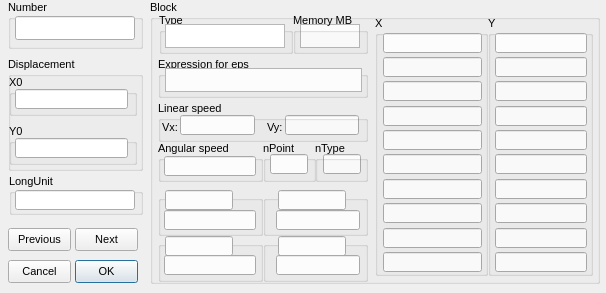
<?xml version="1.0" encoding="UTF-8"?>
<!-- Файл создан tools/rc2ui.py из ресурсов Windows-версии. Не править вручную. -->
<ui version="4.0">
 <class>IDD_TMC_RTH_TOPBLOCK</class>
 <widget class="QDialog" name="IDD_TMC_RTH_TOPBLOCK">
  <property name="geometry">
   <rect>
    <x>0</x>
    <y>0</y>
    <width>606</width>
    <height>293</height>
   </rect>
  </property>
  <property name="minimumSize">
   <size>
    <width>606</width>
    <height>293</height>
   </size>
  </property>
  <property name="maximumSize">
   <size>
    <width>606</width>
    <height>293</height>
   </size>
  </property>
  <property name="windowTitle">
   <string notr="true">Block</string>
  </property>
  <property name="font">
   <font>
    <pointsize>8</pointsize>
   </font>
  </property>
   <widget class="QPlainTextEdit" name="IDC_TMCBLOCKMEMORY1">
    <property name="geometry">
     <rect>
      <x>300</x>
      <y>24</y>
      <width>60</width>
      <height>24</height>
     </rect>
    </property>
    <property name="readOnly">
     <bool>true</bool>
    </property>
    <property name="lineWrapMode">
     <enum>QPlainTextEdit::NoWrap</enum>
    </property>
   </widget>
   <widget class="QGroupBox" name="IDC_STATIC_21">
    <property name="geometry">
     <rect>
      <x>293</x>
      <y>13</y>
      <width>75</width>
      <height>41</height>
     </rect>
    </property>
    <property name="title">
     <string notr="true">Memory MB</string>
    </property>
   </widget>
   <widget class="QGroupBox" name="IDC_STATIC_20">
    <property name="geometry">
     <rect>
      <x>158</x>
      <y>241</y>
      <width>105</width>
      <height>41</height>
     </rect>
    </property>
    <property name="title">
     <string notr="true"></string>
    </property>
   </widget>
   <widget class="QGroupBox" name="IDC_STATIC_19">
    <property name="geometry">
     <rect>
      <x>263</x>
      <y>195</y>
      <width>105</width>
      <height>41</height>
     </rect>
    </property>
    <property name="title">
     <string notr="true"></string>
    </property>
   </widget>
   <widget class="QGroupBox" name="IDC_STATIC_18">
    <property name="geometry">
     <rect>
      <x>263</x>
      <y>241</y>
      <width>105</width>
      <height>41</height>
     </rect>
    </property>
    <property name="title">
     <string notr="true"></string>
    </property>
   </widget>
   <widget class="QGroupBox" name="IDC_STATIC_17">
    <property name="geometry">
     <rect>
      <x>158</x>
      <y>195</y>
      <width>105</width>
      <height>41</height>
     </rect>
    </property>
    <property name="title">
     <string notr="true"></string>
    </property>
   </widget>
   <widget class="QLineEdit" name="IDC_TMCBLOCKYMAXBTEXT">
    <property name="geometry">
     <rect>
      <x>278</x>
      <y>236</y>
      <width>68</width>
      <height>20</height>
     </rect>
    </property>
    <property name="readOnly">
     <bool>true</bool>
    </property>
   </widget>
   <widget class="QLineEdit" name="IDC_TMCBLOCKYMINBTEXT">
    <property name="geometry">
     <rect>
      <x>278</x>
      <y>190</y>
      <width>68</width>
      <height>20</height>
     </rect>
    </property>
    <property name="readOnly">
     <bool>true</bool>
    </property>
   </widget>
   <widget class="QLineEdit" name="IDC_TMCBLOCKXMAXBTEXT">
    <property name="geometry">
     <rect>
      <x>165</x>
      <y>236</y>
      <width>68</width>
      <height>20</height>
     </rect>
    </property>
    <property name="readOnly">
     <bool>true</bool>
    </property>
   </widget>
   <widget class="QLineEdit" name="IDC_TMCBLOCKXMINBTEXT">
    <property name="geometry">
     <rect>
      <x>165</x>
      <y>190</y>
      <width>68</width>
      <height>20</height>
     </rect>
    </property>
    <property name="readOnly">
     <bool>true</bool>
    </property>
   </widget>
   <widget class="QLabel" name="IDC_STATIC_16">
    <property name="geometry">
     <rect>
      <x>267</x>
      <y>119</y>
      <width>18</width>
      <height>16</height>
     </rect>
    </property>
    <property name="alignment">
     <set>Qt::AlignLeft|Qt::AlignVCenter</set>
    </property>
    <property name="text">
     <string notr="true">Vy:</string>
    </property>
   </widget>
   <widget class="QLabel" name="IDC_STATIC_15">
    <property name="geometry">
     <rect>
      <x>162</x>
      <y>119</y>
      <width>18</width>
      <height>16</height>
     </rect>
    </property>
    <property name="alignment">
     <set>Qt::AlignLeft|Qt::AlignVCenter</set>
    </property>
    <property name="text">
     <string notr="true">Vx:</string>
    </property>
   </widget>
   <widget class="QLineEdit" name="IDC_TMCBLOCKNTYPE">
    <property name="geometry">
     <rect>
      <x>323</x>
      <y>154</y>
      <width>38</width>
      <height>20</height>
     </rect>
    </property>
    <property name="readOnly">
     <bool>true</bool>
    </property>
   </widget>
   <widget class="QGroupBox" name="IDC_STATIC_14">
    <property name="geometry">
     <rect>
      <x>315</x>
      <y>141</y>
      <width>53</width>
      <height>41</height>
     </rect>
    </property>
    <property name="title">
     <string notr="true">nType</string>
    </property>
   </widget>
   <widget class="QGroupBox" name="IDC_STATIC_13">
    <property name="geometry">
     <rect>
      <x>263</x>
      <y>141</y>
      <width>53</width>
      <height>41</height>
     </rect>
    </property>
    <property name="title">
     <string notr="true">nPoint</string>
    </property>
   </widget>
   <widget class="QLineEdit" name="IDC_TMCBLOCKNPOINTXY">
    <property name="geometry">
     <rect>
      <x>270</x>
      <y>154</y>
      <width>38</width>
      <height>20</height>
     </rect>
    </property>
    <property name="readOnly">
     <bool>true</bool>
    </property>
   </widget>
   <widget class="QLineEdit" name="IDC_TMCBLOCKDY10">
    <property name="geometry">
     <rect>
      <x>495</x>
      <y>252</y>
      <width>92</width>
      <height>20</height>
     </rect>
    </property>
    <property name="readOnly">
     <bool>true</bool>
    </property>
   </widget>
   <widget class="QLineEdit" name="IDC_TMCBLOCKDY9">
    <property name="geometry">
     <rect>
      <x>495</x>
      <y>228</y>
      <width>92</width>
      <height>20</height>
     </rect>
    </property>
    <property name="readOnly">
     <bool>true</bool>
    </property>
   </widget>
   <widget class="QLineEdit" name="IDC_TMCBLOCKDY8">
    <property name="geometry">
     <rect>
      <x>495</x>
      <y>203</y>
      <width>92</width>
      <height>20</height>
     </rect>
    </property>
    <property name="readOnly">
     <bool>true</bool>
    </property>
   </widget>
   <widget class="QLineEdit" name="IDC_TMCBLOCKDY7">
    <property name="geometry">
     <rect>
      <x>495</x>
      <y>179</y>
      <width>92</width>
      <height>20</height>
     </rect>
    </property>
    <property name="readOnly">
     <bool>true</bool>
    </property>
   </widget>
   <widget class="QLineEdit" name="IDC_TMCBLOCKDY6">
    <property name="geometry">
     <rect>
      <x>495</x>
      <y>154</y>
      <width>92</width>
      <height>20</height>
     </rect>
    </property>
    <property name="readOnly">
     <bool>true</bool>
    </property>
   </widget>
   <widget class="QLineEdit" name="IDC_TMCBLOCKDY5">
    <property name="geometry">
     <rect>
      <x>495</x>
      <y>130</y>
      <width>92</width>
      <height>20</height>
     </rect>
    </property>
    <property name="readOnly">
     <bool>true</bool>
    </property>
   </widget>
   <widget class="QLineEdit" name="IDC_TMCBLOCKDY4">
    <property name="geometry">
     <rect>
      <x>495</x>
      <y>106</y>
      <width>92</width>
      <height>20</height>
     </rect>
    </property>
    <property name="readOnly">
     <bool>true</bool>
    </property>
   </widget>
   <widget class="QLineEdit" name="IDC_TMCBLOCKDY3">
    <property name="geometry">
     <rect>
      <x>495</x>
      <y>81</y>
      <width>92</width>
      <height>20</height>
     </rect>
    </property>
    <property name="readOnly">
     <bool>true</bool>
    </property>
   </widget>
   <widget class="QLineEdit" name="IDC_TMCBLOCKDY2">
    <property name="geometry">
     <rect>
      <x>495</x>
      <y>57</y>
      <width>92</width>
      <height>20</height>
     </rect>
    </property>
    <property name="readOnly">
     <bool>true</bool>
    </property>
   </widget>
   <widget class="QLineEdit" name="IDC_TMCBLOCKDX10">
    <property name="geometry">
     <rect>
      <x>383</x>
      <y>252</y>
      <width>99</width>
      <height>20</height>
     </rect>
    </property>
    <property name="readOnly">
     <bool>true</bool>
    </property>
   </widget>
   <widget class="QLineEdit" name="IDC_TMCBLOCKDX9">
    <property name="geometry">
     <rect>
      <x>383</x>
      <y>228</y>
      <width>99</width>
      <height>20</height>
     </rect>
    </property>
    <property name="readOnly">
     <bool>true</bool>
    </property>
   </widget>
   <widget class="QLineEdit" name="IDC_TMCBLOCKDX8">
    <property name="geometry">
     <rect>
      <x>383</x>
      <y>203</y>
      <width>99</width>
      <height>20</height>
     </rect>
    </property>
    <property name="readOnly">
     <bool>true</bool>
    </property>
   </widget>
   <widget class="QLineEdit" name="IDC_TMCBLOCKDX7">
    <property name="geometry">
     <rect>
      <x>383</x>
      <y>179</y>
      <width>99</width>
      <height>20</height>
     </rect>
    </property>
    <property name="readOnly">
     <bool>true</bool>
    </property>
   </widget>
   <widget class="QLineEdit" name="IDC_TMCSTATISTICST2">
    <property name="geometry">
     <rect>
      <x>383</x>
      <y>154</y>
      <width>99</width>
      <height>20</height>
     </rect>
    </property>
    <property name="readOnly">
     <bool>true</bool>
    </property>
   </widget>
   <widget class="QLineEdit" name="IDC_TMCSTATISTICSWAVELENGHTDELT">
    <property name="geometry">
     <rect>
      <x>383</x>
      <y>130</y>
      <width>99</width>
      <height>20</height>
     </rect>
    </property>
    <property name="readOnly">
     <bool>true</bool>
    </property>
   </widget>
   <widget class="QLineEdit" name="IDC_TMCSTATISTICSTOPOLOGYOUT">
    <property name="geometry">
     <rect>
      <x>383</x>
      <y>106</y>
      <width>99</width>
      <height>20</height>
     </rect>
    </property>
    <property name="readOnly">
     <bool>true</bool>
    </property>
   </widget>
   <widget class="QLineEdit" name="IDC_TMCSTATISTICSFIELDOUT">
    <property name="geometry">
     <rect>
      <x>383</x>
      <y>81</y>
      <width>99</width>
      <height>20</height>
     </rect>
    </property>
    <property name="readOnly">
     <bool>true</bool>
    </property>
   </widget>
   <widget class="QLineEdit" name="IDC_TMCSTATISTICSFILEOUT">
    <property name="geometry">
     <rect>
      <x>383</x>
      <y>57</y>
      <width>99</width>
      <height>20</height>
     </rect>
    </property>
    <property name="readOnly">
     <bool>true</bool>
    </property>
   </widget>
   <widget class="QGroupBox" name="IDC_STATIC_12">
    <property name="geometry">
     <rect>
      <x>488</x>
      <y>16</y>
      <width>105</width>
      <height>260</height>
     </rect>
    </property>
    <property name="title">
     <string notr="true">Y</string>
    </property>
   </widget>
   <widget class="QLineEdit" name="IDC_TMCSTATISTICSNBLOCK">
    <property name="geometry">
     <rect>
      <x>495</x>
      <y>33</y>
      <width>92</width>
      <height>20</height>
     </rect>
    </property>
    <property name="readOnly">
     <bool>true</bool>
    </property>
   </widget>
   <widget class="QGroupBox" name="IDC_STATIC_11">
    <property name="geometry">
     <rect>
      <x>375</x>
      <y>16</y>
      <width>113</width>
      <height>260</height>
     </rect>
    </property>
    <property name="title">
     <string notr="true">X</string>
    </property>
   </widget>
   <widget class="QLineEdit" name="IDC_TMCSTATISTICSWAVELENGHT">
    <property name="geometry">
     <rect>
      <x>383</x>
      <y>33</y>
      <width>99</width>
      <height>20</height>
     </rect>
    </property>
    <property name="readOnly">
     <bool>true</bool>
    </property>
   </widget>
   <widget class="QLineEdit" name="IDC_TMCSTATISTICSANGLEUNIT">
    <property name="geometry">
     <rect>
      <x>285</x>
      <y>115</y>
      <width>74</width>
      <height>20</height>
     </rect>
    </property>
    <property name="readOnly">
     <bool>true</bool>
    </property>
   </widget>
   <widget class="QGroupBox" name="IDC_STATIC_10">
    <property name="geometry">
     <rect>
      <x>158</x>
      <y>141</y>
      <width>105</width>
      <height>41</height>
     </rect>
    </property>
    <property name="title">
     <string notr="true">Angular speed</string>
    </property>
   </widget>
   <widget class="QLineEdit" name="IDC_TMCSTATISTICSYMAX">
    <property name="geometry">
     <rect>
      <x>164</x>
      <y>156</y>
      <width>92</width>
      <height>20</height>
     </rect>
    </property>
    <property name="readOnly">
     <bool>true</bool>
    </property>
   </widget>
   <widget class="QGroupBox" name="IDC_STATIC_9">
    <property name="geometry">
     <rect>
      <x>158</x>
      <y>101</y>
      <width>210</width>
      <height>41</height>
     </rect>
    </property>
    <property name="title">
     <string notr="true">Linear speed</string>
    </property>
   </widget>
   <widget class="QLineEdit" name="IDC_TMCSTATISTICSYMIN">
    <property name="geometry">
     <rect>
      <x>180</x>
      <y>115</y>
      <width>75</width>
      <height>20</height>
     </rect>
    </property>
    <property name="readOnly">
     <bool>true</bool>
    </property>
   </widget>
   <widget class="QLineEdit" name="IDC_TMCSTATISTICSXMAX">
    <property name="geometry">
     <rect>
      <x>276</x>
      <y>255</y>
      <width>84</width>
      <height>20</height>
     </rect>
    </property>
    <property name="readOnly">
     <bool>true</bool>
    </property>
   </widget>
   <widget class="QLineEdit" name="IDC_TMCSTATISTICSXMIN">
    <property name="geometry">
     <rect>
      <x>276</x>
      <y>210</y>
      <width>84</width>
      <height>20</height>
     </rect>
    </property>
    <property name="readOnly">
     <bool>true</bool>
    </property>
   </widget>
   <widget class="QLineEdit" name="IDC_TMCSTATISTICSTMAX">
    <property name="geometry">
     <rect>
      <x>164</x>
      <y>255</y>
      <width>92</width>
      <height>20</height>
     </rect>
    </property>
    <property name="readOnly">
     <bool>true</bool>
    </property>
   </widget>
   <widget class="QLineEdit" name="IDC_TMCSTATISTICSTMIN">
    <property name="geometry">
     <rect>
      <x>164</x>
      <y>210</y>
      <width>92</width>
      <height>20</height>
     </rect>
    </property>
    <property name="readOnly">
     <bool>true</bool>
    </property>
   </widget>
   <widget class="QGroupBox" name="IDC_STATIC_8">
    <property name="geometry">
     <rect>
      <x>158</x>
      <y>57</y>
      <width>210</width>
      <height>41</height>
     </rect>
    </property>
    <property name="title">
     <string notr="true">Expression for eps</string>
    </property>
   </widget>
   <widget class="QPlainTextEdit" name="IDC_TMCSTATISTICSDELTA">
    <property name="geometry">
     <rect>
      <x>165</x>
      <y>68</y>
      <width>197</width>
      <height>24</height>
     </rect>
    </property>
    <property name="readOnly">
     <bool>true</bool>
    </property>
    <property name="lineWrapMode">
     <enum>QPlainTextEdit::NoWrap</enum>
    </property>
   </widget>
   <widget class="QGroupBox" name="IDC_STATIC_7">
    <property name="geometry">
     <rect>
      <x>159</x>
      <y>13</y>
      <width>134</width>
      <height>41</height>
     </rect>
    </property>
    <property name="title">
     <string notr="true">Type</string>
    </property>
   </widget>
   <widget class="QPushButton" name="IDC_TMCSTATISTICSPREVSTEP">
    <property name="geometry">
     <rect>
      <x>75</x>
      <y>228</y>
      <width>63</width>
      <height>23</height>
     </rect>
    </property>
    <property name="text">
     <string notr="true">Next</string>
    </property>
   </widget>
   <widget class="QPushButton" name="IDC_TMCSTATISTICSVIEWBLOCKLIST2">
    <property name="geometry">
     <rect>
      <x>8</x>
      <y>228</y>
      <width>63</width>
      <height>23</height>
     </rect>
    </property>
    <property name="text">
     <string notr="true">Previous</string>
    </property>
   </widget>
   <widget class="QGroupBox" name="IDC_STATIC_6">
    <property name="geometry">
     <rect>
      <x>9</x>
      <y>75</y>
      <width>128</width>
      <height>41</height>
     </rect>
    </property>
    <property name="title">
     <string notr="true">X0</string>
    </property>
   </widget>
   <widget class="QGroupBox" name="IDC_STATIC_5">
    <property name="geometry">
     <rect>
      <x>8</x>
      <y>57</y>
      <width>135</width>
      <height>114</height>
     </rect>
    </property>
    <property name="title">
     <string notr="true">Displacement</string>
    </property>
   </widget>
   <widget class="QGroupBox" name="IDC_STATIC_4">
    <property name="geometry">
     <rect>
      <x>8</x>
      <y>0</y>
      <width>135</width>
      <height>49</height>
     </rect>
    </property>
    <property name="title">
     <string notr="true">Number</string>
    </property>
   </widget>
   <widget class="QGroupBox" name="IDC_STATIC_3">
    <property name="geometry">
     <rect>
      <x>9</x>
      <y>174</y>
      <width>134</width>
      <height>41</height>
     </rect>
    </property>
    <property name="title">
     <string notr="true">LongUnit</string>
    </property>
   </widget>
   <widget class="QGroupBox" name="IDC_STATIC_2">
    <property name="geometry">
     <rect>
      <x>150</x>
      <y>0</y>
      <width>450</width>
      <height>284</height>
     </rect>
    </property>
    <property name="title">
     <string notr="true">Block</string>
    </property>
   </widget>
   <widget class="QGroupBox" name="IDC_STATIC">
    <property name="geometry">
     <rect>
      <x>9</x>
      <y>124</y>
      <width>128</width>
      <height>41</height>
     </rect>
    </property>
    <property name="title">
     <string notr="true">Y0</string>
    </property>
   </widget>
   <widget class="QPlainTextEdit" name="IDC_TMCSTATISTICSTIMEUNIT">
    <property name="geometry">
     <rect>
      <x>165</x>
      <y>24</y>
      <width>120</width>
      <height>24</height>
     </rect>
    </property>
    <property name="readOnly">
     <bool>true</bool>
    </property>
    <property name="lineWrapMode">
     <enum>QPlainTextEdit::NoWrap</enum>
    </property>
   </widget>
   <widget class="QLineEdit" name="IDC_TMCSTATISTICSFREQ">
    <property name="geometry">
     <rect>
      <x>15</x>
      <y>190</y>
      <width>120</width>
      <height>20</height>
     </rect>
    </property>
    <property name="readOnly">
     <bool>true</bool>
    </property>
   </widget>
   <widget class="QLineEdit" name="IDC_TMCSTATISTICSFREQUNIT">
    <property name="geometry">
     <rect>
      <x>15</x>
      <y>138</y>
      <width>113</width>
      <height>20</height>
     </rect>
    </property>
    <property name="readOnly">
     <bool>true</bool>
    </property>
   </widget>
   <widget class="QLineEdit" name="IDC_TMCSTATISTICSLONGUNIT">
    <property name="geometry">
     <rect>
      <x>15</x>
      <y>89</y>
      <width>113</width>
      <height>20</height>
     </rect>
    </property>
    <property name="readOnly">
     <bool>true</bool>
    </property>
   </widget>
   <widget class="QLineEdit" name="IDC_TMCSTATISTICST0">
    <property name="geometry">
     <rect>
      <x>15</x>
      <y>16</y>
      <width>120</width>
      <height>24</height>
     </rect>
    </property>
    <property name="readOnly">
     <bool>true</bool>
    </property>
   </widget>
   <widget class="QPushButton" name="ID_TMCBLOCKBUTTONNEXT2">
    <property name="geometry">
     <rect>
      <x>8</x>
      <y>260</y>
      <width>63</width>
      <height>23</height>
     </rect>
    </property>
    <property name="text">
     <string notr="true">Cancel</string>
    </property>
   </widget>
   <widget class="QPushButton" name="IDOK">
    <property name="geometry">
     <rect>
      <x>75</x>
      <y>260</y>
      <width>63</width>
      <height>23</height>
     </rect>
    </property>
    <property name="default">
     <bool>true</bool>
    </property>
    <property name="text">
     <string notr="true">OK</string>
    </property>
   </widget>
 </widget>
 <resources/>
 <connections/>
 <tabstops>
  <tabstop>IDOK</tabstop>
  <tabstop>ID_TMCBLOCKBUTTONNEXT2</tabstop>
  <tabstop>IDC_TMCSTATISTICST0</tabstop>
  <tabstop>IDC_TMCSTATISTICSLONGUNIT</tabstop>
  <tabstop>IDC_TMCSTATISTICSFREQUNIT</tabstop>
  <tabstop>IDC_TMCSTATISTICSFREQ</tabstop>
  <tabstop>IDC_TMCSTATISTICSTIMEUNIT</tabstop>
  <tabstop>IDC_TMCSTATISTICSVIEWBLOCKLIST2</tabstop>
  <tabstop>IDC_TMCSTATISTICSPREVSTEP</tabstop>
  <tabstop>IDC_TMCSTATISTICSDELTA</tabstop>
  <tabstop>IDC_TMCSTATISTICSTMIN</tabstop>
  <tabstop>IDC_TMCSTATISTICSTMAX</tabstop>
  <tabstop>IDC_TMCSTATISTICSXMIN</tabstop>
  <tabstop>IDC_TMCSTATISTICSXMAX</tabstop>
  <tabstop>IDC_TMCSTATISTICSYMIN</tabstop>
  <tabstop>IDC_TMCSTATISTICSYMAX</tabstop>
  <tabstop>IDC_TMCSTATISTICSANGLEUNIT</tabstop>
  <tabstop>IDC_TMCSTATISTICSWAVELENGHT</tabstop>
  <tabstop>IDC_TMCSTATISTICSNBLOCK</tabstop>
  <tabstop>IDC_TMCSTATISTICSFILEOUT</tabstop>
  <tabstop>IDC_TMCSTATISTICSFIELDOUT</tabstop>
  <tabstop>IDC_TMCSTATISTICSTOPOLOGYOUT</tabstop>
  <tabstop>IDC_TMCSTATISTICSWAVELENGHTDELT</tabstop>
  <tabstop>IDC_TMCSTATISTICST2</tabstop>
  <tabstop>IDC_TMCBLOCKDX7</tabstop>
  <tabstop>IDC_TMCBLOCKDX8</tabstop>
  <tabstop>IDC_TMCBLOCKDX9</tabstop>
  <tabstop>IDC_TMCBLOCKDX10</tabstop>
  <tabstop>IDC_TMCBLOCKDY2</tabstop>
  <tabstop>IDC_TMCBLOCKDY3</tabstop>
  <tabstop>IDC_TMCBLOCKDY4</tabstop>
  <tabstop>IDC_TMCBLOCKDY5</tabstop>
  <tabstop>IDC_TMCBLOCKDY6</tabstop>
  <tabstop>IDC_TMCBLOCKDY7</tabstop>
  <tabstop>IDC_TMCBLOCKDY8</tabstop>
  <tabstop>IDC_TMCBLOCKDY9</tabstop>
  <tabstop>IDC_TMCBLOCKDY10</tabstop>
  <tabstop>IDC_TMCBLOCKNPOINTXY</tabstop>
  <tabstop>IDC_TMCBLOCKNTYPE</tabstop>
  <tabstop>IDC_TMCBLOCKXMINBTEXT</tabstop>
  <tabstop>IDC_TMCBLOCKXMAXBTEXT</tabstop>
  <tabstop>IDC_TMCBLOCKYMINBTEXT</tabstop>
  <tabstop>IDC_TMCBLOCKYMAXBTEXT</tabstop>
  <tabstop>IDC_TMCBLOCKMEMORY1</tabstop>
 </tabstops>
</ui>
